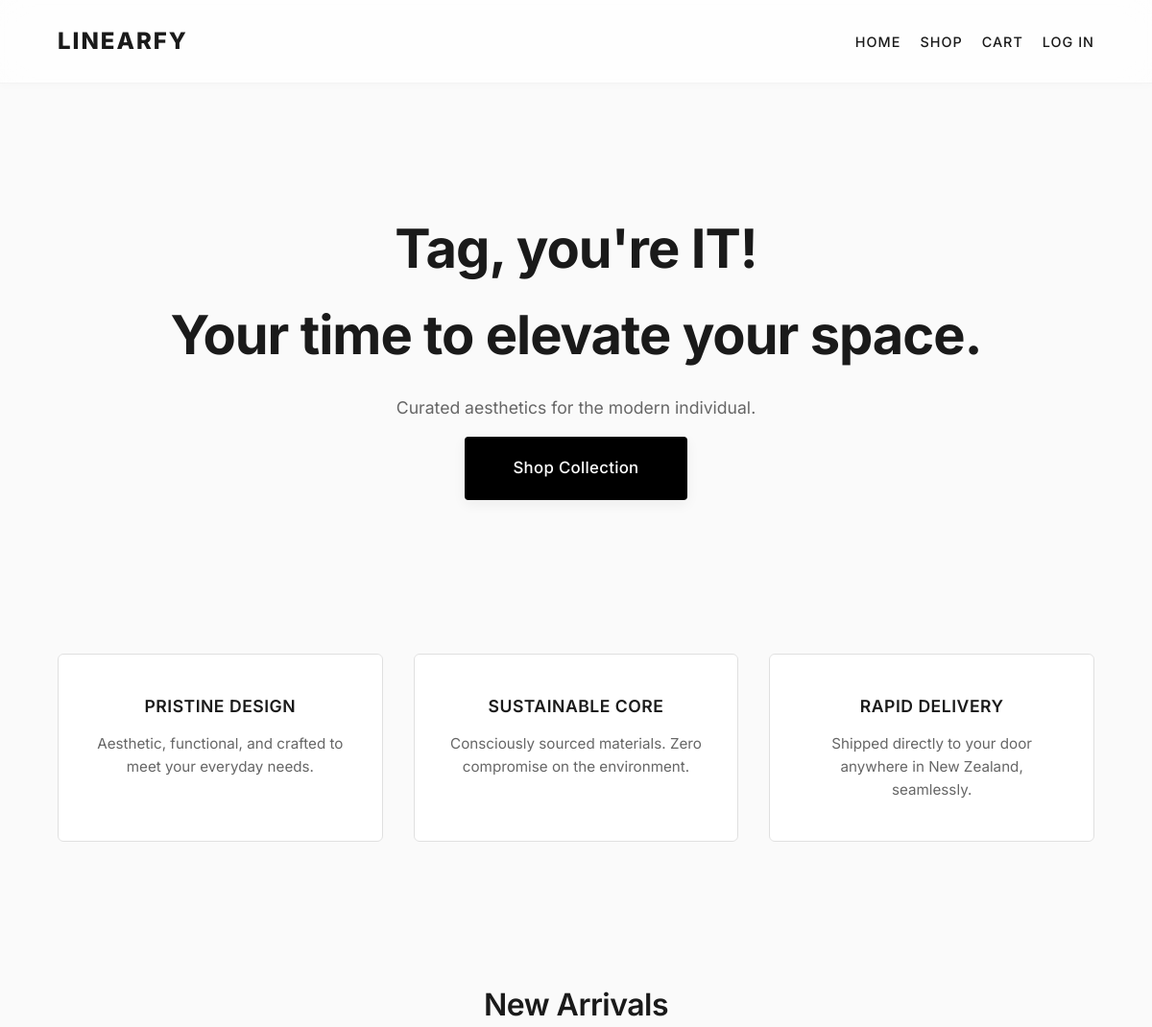
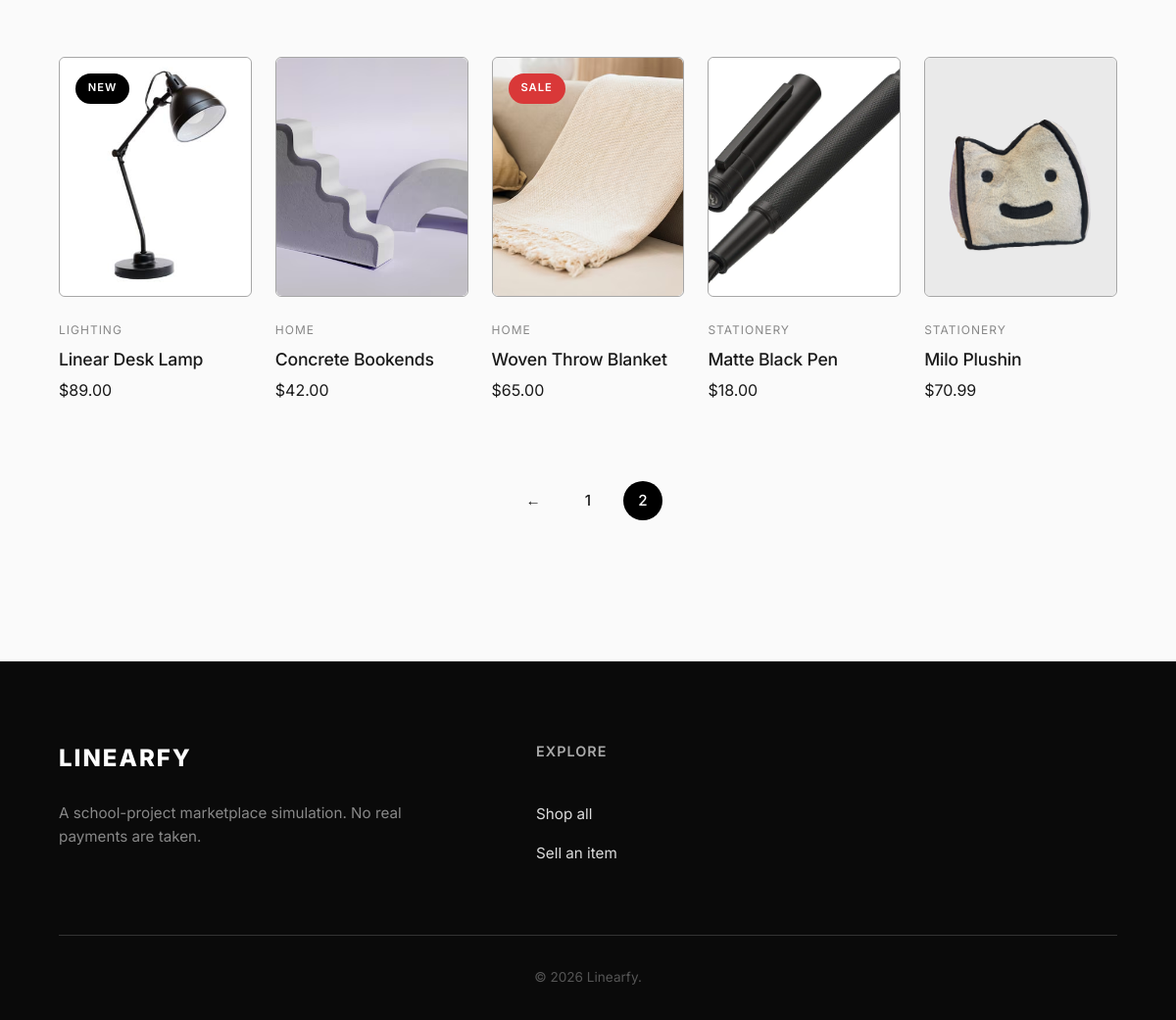
Screenshot of /?page=2 with the database file from the repository (2 pictures, top to bottom).
### app.py (models this page shows)
class Product(db.Model):
    id = db.Column(db.Integer, primary_key=True)
    name = db.Column(db.String(100), nullable=False)
    price = db.Column(db.Float, nullable=False)
    category = db.Column(db.String(50), nullable=False)
    image = db.Column(db.String(200), nullable=False)
    description = db.Column(db.Text, nullable=False)
    is_new = db.Column(db.Boolean, default=False)
    is_sale = db.Column(db.Boolean, default=False)
    stock_count = db.Column(db.Integer, nullable=False, default=10)
    seller_id = db.Column(db.Integer, db.ForeignKey("user.id"), nullable=True)
    status = db.Column(db.String(20), nullable=False, default="approved")
    created_at = db.Column(db.DateTime, default=datetime.utcnow, nullable=False)
    updated_at = db.Column(
        db.DateTime,
        default=datetime.utcnow,
        onupdate=datetime.utcnow,
        nullable=False,
    )
    seller = db.relationship(
        "User",
        backref=db.backref("listings", lazy=True),
    )

### app.py (the view)
@app.route("/")
def home():
    page = request.args.get("page", 1, type=int)
    query = (
        Product.query.filter_by(status="approved")
        .order_by(Product.id.desc())
    )
    pagination = query.paginate(page=page, per_page=5, error_out=False)
    return render_template(
        "index.html",
        products=pagination.items,
        pagination=pagination,
    )

### app.py (called while the page is built)
def current_user():
    user_id = session.get("user_id")
    return db.session.get(User, user_id) if user_id else None

def product_image_url(product):
    folder = "images/uploads" if product.seller_id else "images/products"
    return url_for("static", filename=f"{folder}/{product.image}")

@app.context_processor
def shared_template_data():
    cart = session.get("cart", {})
    user = current_user()
    saved_product_ids = set()
    if user:
        saved_product_ids = {
            item.product_id
            for item in WishlistItem.query.filter_by(user_id=user.id).all()
        }
    return {
        "cart_count": sum(cart.values()),
        "current_user": user,
        "saved_product_ids": saved_product_ids,
        "product_image_url": product_image_url,
    }

### templates/index.html (shortened to what this page needs)
{% extends "base.html" %}
{% block content %}
<section class="hero hidden">
    <div class="hero-content">
        <h1>Tag, you're IT!<br>Your time to elevate your space.</h1>
        <p>Curated aesthetics for the modern individual.</p>
        <a href="{{ url_for('shop') }}" class="btn btn-hero">Shop Collection</a>
    </div>
</section>
<section class="features hidden">
    <div class="feature-item stagger-1">
        <h3>Pristine Design</h3>
        <p>Aesthetic, functional, and crafted to meet your everyday needs.</p>
    </div>
    <div class="feature-item stagger-2">
        <h3>Sustainable Core</h3>
        <p>Consciously sourced materials. Zero compromise on the environment.</p>
    </div>
    <div class="feature-item stagger-3">
        <h3>Rapid Delivery</h3>
        <p>Shipped directly to your door anywhere in New Zealand, seamlessly.</p>
    </div>
</section>
<section class="featured-products hidden">
    <div class="section-header">
        <h2>New Arrivals</h2>
    </div>
    <div class="product-grid">
        {% for product in products %}
        <div class="product-card stagger-{{ loop.index }}">
            <div class="image-wrapper">
                <img src="{{ product_image_url(product) }}" alt="{{ product.name }}" class="product-image" />
                {% if product.is_new %}
                    <span class="badge badge-new">New</span>
                {% elif product.is_sale %}
                    <span class="badge badge-sale">Sale</span>
                {% endif %}
                <div class="quick-action">
                </div>
            </div>
            <div class="product-info">
                <p class="stock-status">{{ product.category|title }}</p>
                <h3>{{ product.name }}</h3>
                <p class="price">${{ "%.2f"|format(product.price) }}</p>
            </div>
        </div>
        {% endfor %}
    </div>
    {% if pagination.pages > 1 %}
    <div class="pagination hidden stagger-1">
        {% if pagination.has_prev %}
            <a href="{{ url_for('home', page=pagination.prev_num) }}" class="page-arrow">&larr;</a>
        {% endif %}
        {% for page_num in pagination.iter_pages() %}
            {% if page_num %}
                <a href="{{ url_for('home', page=page_num) }}" class="page-number {% if page_num == pagination.page %}active{% endif %}">
                    {{ page_num }}
                </a>
            {% endif %}
        {% endfor %}
    </div>
    {% endif %}
</section>
{% endblock %}

### static/css/style.css (style rules this page uses)
* { margin: 0; padding: 0; box-sizing: border-box; font-family: 'Inter', 'Segoe UI', Tahoma, Geneva, Verdana, sans-serif; }
html, body { -ms-overflow-style: none; scrollbar-width: none; }
:root { --primary-color: #000000; --bg-color: #fafafa; --text-color: #1a1a1a; --border-color: #e0e0e0; --input-bg: #ffffff; }
body { background-color: var(--bg-color); color: var(--text-color); line-height: 1.6; opacity: 0; transition: opacity 0.6s ease; }
body.page-loaded { opacity: 1; }
.hidden { opacity: 0; transform: translateY(30px); transition: opacity 0.8s cubic-bezier(0.16, 1, 0.3, 1), transform 0.8s cubic-bezier(0.16, 1, 0.3, 1); }
.show { opacity: 1; transform: translateY(0); }
.btn { display: inline-block; padding: 0.9rem 2.5rem; background-color: var(--primary-color); color: #ffffff; text-decoration: none; border: 2px solid var(--primary-color); border-radius: 4px; cursor: pointer; margin-top: 1rem; font-size: 1rem; font-weight: 500; letter-spacing: 0.3px; box-shadow: 0 4px 14px rgba(0,0,0,0.06); transition: all 0.3s cubic-bezier(0.16, 1, 0.3, 1); }
.btn-hero { padding: 1.1rem 3rem; font-size: 1.05rem; }
.hero { text-align: center; padding: 8rem 5%; }
.hero h1 { font-size: 3.5rem; margin-bottom: 1rem; letter-spacing: -1px; font-weight: 700; }
.hero p { color: #666666; font-size: 1.1rem; }
.features { display: flex; justify-content: space-between; gap: 2rem; padding: 2rem 5% 5rem; max-width: 1200px; margin: 0 auto; }
.feature-item { flex: 1; text-align: center; padding: 2.5rem 2rem; background: #ffffff; border: 1px solid var(--border-color); border-radius: 6px; transition: transform 0.3s ease; }
.feature-item h3 { font-size: 1.1rem; font-weight: 600; margin-bottom: 0.8rem; text-transform: uppercase; letter-spacing: 0.5px; }
.feature-item p { font-size: 0.95rem; color: #666666; }
.featured-products { padding: 4rem 5%; max-width: 1200px; margin: 0 auto; }
.section-header { text-align: center; margin-bottom: 3.5rem; }
.section-header h2 { font-size: 2rem; font-weight: 600; letter-spacing: -0.5px; }
.product-grid { display: grid; grid-template-columns: repeat(5, 1fr); gap: 1.5rem; }
.product-card { background: transparent; border: none; text-align: left; }
.image-wrapper { position: relative; overflow: hidden; border-radius: 6px; margin-bottom: 1.5rem; border: 1px solid rgb(167, 167, 167); }
.product-image { aspect-ratio: 4 / 5; background-color: #eaeaea; width: 100%; border-radius: 6px; object-fit: cover; display: block; transition: transform 0.6s cubic-bezier(0.25, 0.46, 0.45, 0.94); }
.badge { position: absolute; top: 1rem; left: 1rem; background-color: var(--primary-color); color: #ffffff; font-size: 0.7rem; padding: 0.4rem 0.8rem; border-radius: 20px; letter-spacing: 1px; text-transform: uppercase; font-weight: 600; }
.badge-sale { background-color: #d93838; }
.product-info { padding: 0; }
.stock-status { font-size: 0.75rem; color: #888888; text-transform: uppercase; letter-spacing: 1px; margin-bottom: 0.4rem; }
.product-info h3 { font-size: 1.1rem; font-weight: 500; margin-bottom: 0.3rem; letter-spacing: -0.2px; }
.price { font-size: 1rem; color: var(--text-color); margin-bottom: 1rem; font-weight: 400; }
.quick-action { position: absolute; bottom: 0; left: 0; width: 100%; padding: 1rem; background: linear-gradient(to top, rgba(0,0,0,0.1), transparent); transform: translateY(100%); transition: transform 0.3s cubic-bezier(0.16, 1, 0.3, 1); }
.pagination { display: flex; justify-content: center; align-items: center; gap: 1rem; margin-top: 4rem; }
.page-number, .page-arrow { text-decoration: none; color: var(--text-color); font-size: 0.95rem; font-weight: 500; width: 40px; height: 40px; display: flex; justify-content: center; align-items: center; border-radius: 50%; transition: all 0.3s ease; }
.page-number.active { background-color: var(--primary-color); color: #ffffff; }
.btn, .btn-quick, .qty-control, .item-remove, .btn-text-danger { transition: transform 0.18s ease, box-shadow 0.18s ease, background-color 0.18s ease, color 0.18s ease; }
.product-card { transition: transform 0.25s ease; }

### rows the page displays
Product: image (picture), is_new "NEW", category "LIGHTING", name "Linear Desk Lamp", price "89.00"
Product: image (picture), category "HOME", name "Concrete Bookends", price "42.00"
Product: image (placeholder picture), is_new "SALE", category "HOME", name "Woven Throw Blanket", price "65.00"
Product: image (picture), category "STATIONERY", name "Matte Black Pen", price "18.00"
Product: image (picture), category "STATIONERY", name "Milo Plushin", price "70.99"

### other values shown
{{ page_num }} "1" "2"
